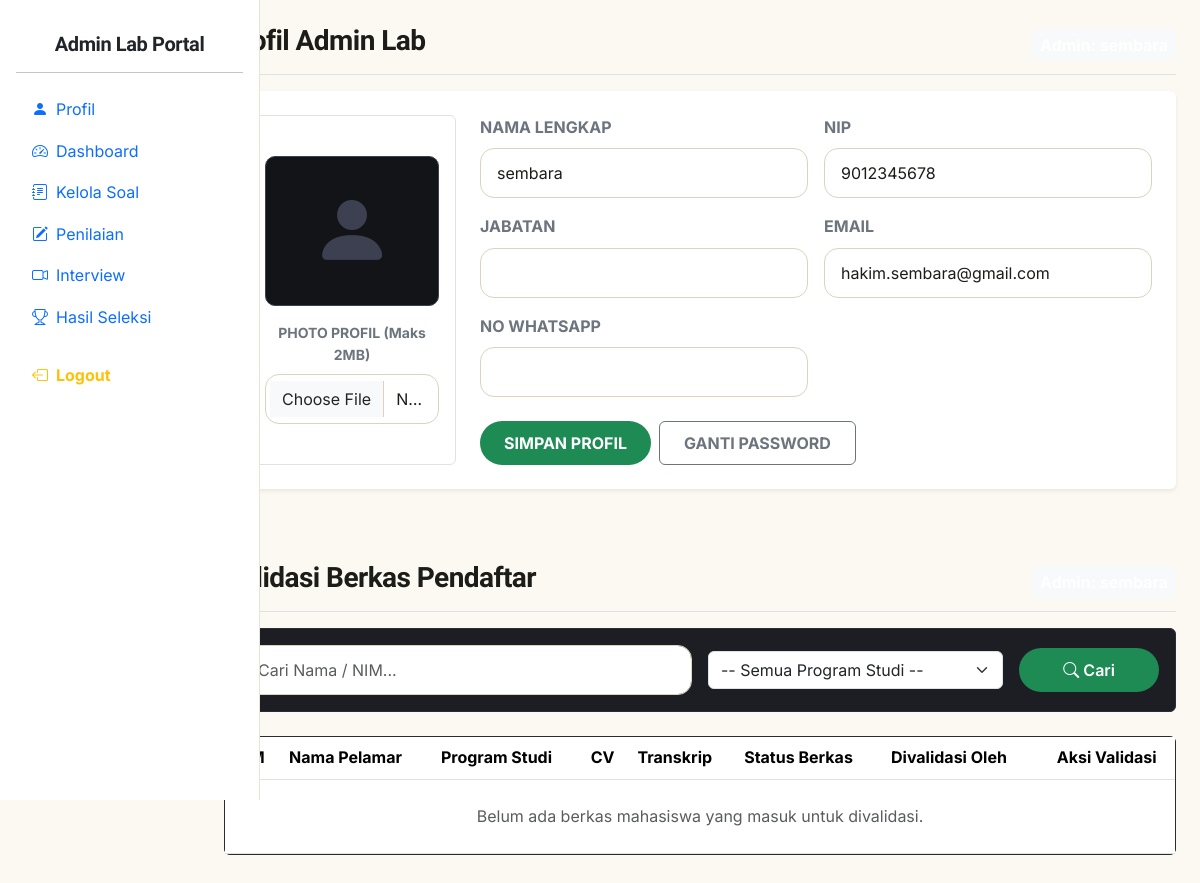
The page /dashboard_admin_lab.php (signed in) on the database its author committed.
### tables this page shows
CREATE TABLE `admin_lab` (
  `id_admin_lab` int(11) NOT NULL AUTO_INCREMENT,
  `id_user` int(11) NOT NULL,
  `nama_admin` varchar(100) NOT NULL,
  `nip` varchar(30) DEFAULT NULL,
  `jabatan` varchar(50) DEFAULT NULL,
  `email` varchar(100) DEFAULT NULL,
  `no_whatsapp` varchar(20) DEFAULT NULL,
  `foto_profil` varchar(255) DEFAULT NULL,
  PRIMARY KEY (`id_admin_lab`),
  UNIQUE KEY `nip` (`nip`),
  KEY `id_user` (`id_user`),
  CONSTRAINT `admin_lab_ibfk_1` FOREIGN KEY (`id_user`) REFERENCES `akun` (`id_user`) ON DELETE CASCADE ON UPDATE CASCADE
);

### dashboard_admin_lab.php (the view, shortened to what this page needs)
<?php
require_once __DIR__ . '/kirim_notifikasi.php';
$id_user_session = (int)$_SESSION['Admin Lab']['id_user'];
$username_admin  = $_SESSION['Admin Lab']['username'];
$q_admin_lab = mysqli_query($koneksi, "SELECT * FROM admin_lab WHERE id_user = $id_user_session LIMIT 1");
$d_admin_lab = mysqli_fetch_assoc($q_admin_lab);
$nama_admin = $d_admin_lab['nama_admin'] ?? $username_admin;
$nip_admin = $d_admin_lab['nip'] ?? '';
$jabatan_admin = $d_admin_lab['jabatan'] ?? '';
$email_admin = $d_admin_lab['email'] ?? '';
$wa_admin = $d_admin_lab['no_whatsapp'] ?? '';
$foto_admin = $d_admin_lab['foto_profil'] ?? '';
$active_tab = isset($_GET['tab']) ? $_GET['tab'] : 'dashboard';
$search_query = "";
$where_clause = "";
$query_tampil = "SELECT p.id_berkas, p.nim, p.cv, p.transkrip_nilai, p.status_validasi, m.nama_mahasiswa, m.jurusan, a.nama_admin as nama_admin_lab
                 FROM pemberkasan p
                 INNER JOIN mahasiswa m ON p.nim = m.nim
                 LEFT JOIN admin_lab a ON p.id_admin_lab = a.id_admin_lab
                 $where_clause
                 ORDER BY p.id_berkas DESC";
$hasil_tampil = mysqli_query($koneksi, $query_tampil);
?>
<!DOCTYPE html>
<html lang="id">
<head>
    <link href="https://cdn.jsdelivr.net/npm/bootstrap@5.3.2/dist/css/bootstrap.min.css" rel="stylesheet">
    <link rel="stylesheet" href="https://cdn.jsdelivr.net/npm/bootstrap-icons@1.11.2/font/bootstrap-icons.min.css">
    <link rel="stylesheet" href="assets/css/saslab-design.css">
</head>
<body>
<div class="container-fluid">
    <div class="row">
<nav id="sidebarMenu" class="col-md-3 col-lg-2 d-md-block sidebar collapse p-3">
    <div class="text-center my-3">
        <h5 class="fw-bold text-dark">Admin Lab Portal</h5>
        <hr>
    </div>
    <ul class="nav flex-column">
        <li class="nav-item">
            <a class="nav-link <?= $active_tab === 'profil' ? 'active' : '' ?>" href="#" onclick="switchTab('profil')"><i class="bi bi-person-fill me-2"></i>Profil</a>
        </li>
        <li class="nav-item">
            <a class="nav-link <?= $active_tab === 'dashboard' ? 'active' : '' ?>" href="#" onclick="switchTab('dashboard')"><i class="bi bi-speedometer2 me-2"></i>Dashboard</a>
        </li>
        <li class="nav-item">
            <a class="nav-link" href="kelola_soal.php"><i class="bi bi-journal-text me-2"></i>Kelola Soal</a>
        </li>
        <li class="nav-item">
            <a class="nav-link" href="penilaian_ujian.php"><i class="bi bi-pencil-square me-2"></i>Penilaian</a>
        </li>
        <li class="nav-item">
            <a class="nav-link" href="jadwal_interview.php"><i class="bi bi-camera-video me-2"></i>Interview</a>
        </li>
        <li class="nav-item">
            <a class="nav-link" href="keputusan_seleksi.php"><i class="bi bi-trophy me-2"></i>Hasil Seleksi</a>
        </li>
        <li class="nav-item mt-3">
            <a class="nav-link text-warning fw-bold" href="logout.php?role=Admin%20Lab" onclick="return confirm('Apakah Anda yakin ingin keluar?')">
                <i class="bi bi-box-arrow-left me-2"></i>Logout
            </a>
        </li>
    </ul>
</nav>
        <main class="col-md-9 ms-sm-auto col-lg-10 px-md-4">
            <div class="tab-panel <?= $active_tab === 'profil' ? 'active' : '' ?>" id="tab-profil">
                <div class="d-flex justify-content-between align-items-center pt-4 pb-2 mb-3 border-bottom">
                    <h2 class="h3 fw-bold">Profil Admin Lab</h2>
                    <span class="badge bg-light p-2 fs-6">Admin: <?= htmlspecialchars($nama_admin); ?></span>
                </div>
                <div class="card border-0 shadow-sm mb-5">
                    <div class="card-body p-4">
                        <form method="POST" action="" enctype="multipart/form-data">
                            <div class="row g-4">
                                <div class="col-md-3">
                                    <div class="border rounded p-3 text-center h-100 d-flex flex-column justify-content-center" style="">
                                        <?php if (!empty($foto_admin)): ?>
                                            <img src="uploads/profil/<?= htmlspecialchars($foto_admin) ?>" alt="Foto" class="img-fluid rounded mb-3" style="max-height:200px; object-fit:cover;">
                                        <?php else: ?>
                                            <div class="mb-3 d-flex align-items-center justify-content-center text-secondary" style="height:150px; background:#131418; border-radius:10px; border: 1px solid #3d4050;">
                                                <i class="bi bi-person-fill" style="font-size:5rem; color: #3d4050;"></i>
                                            </div>
                                        <?php endif; ?>
                                        <label class="form-label fw-bold text-secondary small">PHOTO PROFIL (Maks 2MB)</label>
                                        <input type="file" name="foto_profil" class="form-control sas-input focus-lab form-control sas-input focus-lab-sm" accept="image/*">
                                    </div>
                                </div>
                                <div class="col-md-9">
                                    <div class="row g-3">
                                        <div class="col-md-6">
                                            <label class="form-label fw-bold text-secondary">NAMA LENGKAP</label>
                                            <input type="text" name="nama_admin" class="form-control sas-input focus-lab" value="<?= htmlspecialchars($nama_admin); ?>" readonly>
                                        </div>
                                        <div class="col-md-6">
                                            <label class="form-label fw-bold text-secondary">NIP</label>
                                            <input type="text" name="nip" class="form-control sas-input focus-lab" value="<?= htmlspecialchars($nip_admin); ?>" readonly>
                                        </div>
                                        <div class="col-md-6">
                                            <label class="form-label fw-bold text-secondary">JABATAN</label>
                                            <input type="text" name="jabatan" class="form-control sas-input focus-lab" value="<?= htmlspecialchars($jabatan_admin); ?>" readonly>
                                        </div>
                                        <div class="col-md-6">
                                            <label class="form-label fw-bold text-secondary">EMAIL</label>
                                            <input type="email" name="email" class="form-control sas-input focus-lab" value="<?= htmlspecialchars($email_admin); ?>">
                                        </div>
                                        <div class="col-md-6">
                                            <label class="form-label fw-bold text-secondary">NO WHATSAPP</label>
                                            <input type="text" name="no_whatsapp" class="form-control sas-input focus-lab" value="<?= htmlspecialchars($wa_admin); ?>">
                                        </div>
                                    </div>
                                    <div class="d-flex gap-2 mt-4">
                                        <button type="submit" name="simpan_profil_admin" class="btn btn-sas btn-sas-lab fw-bold px-4">SIMPAN PROFIL</button>
                                        <button type="button" class="btn btn-outline-secondary fw-bold px-4" data-bs-toggle="modal" data-bs-target="#modalGantiPasswordDiri">GANTI PASSWORD</button>
                                    </div>
                                </div>
                            </div>
                        </form>
                    </div>
                </div>
            </div>
            <div class="tab-panel <?= $active_tab === 'dashboard' ? 'active' : '' ?>" id="tab-dashboard">
                <div class="d-flex justify-content-between align-items-center pt-4 pb-2 mb-3 border-bottom">
                    <h2 class="h3 fw-bold text-slate-800">Validasi Berkas Pendaftar</h2>
                    <span class="badge bg-light p-2 fs-6">Admin: <?= htmlspecialchars($nama_admin); ?></span>
                </div>
                <div class="card border-0 mb-4" style="background-color:#1d1e24; border:1px solid #2a2d35 !important;">
                    <div class="card-body">
                        <form method="GET" action="" class="row g-3 align-items-center">
                            <div class="col-md-6">
                                <input type="text" name="search" class="form-control sas-input focus-lab" placeholder="Cari Nama / NIM..." value="<?= htmlspecialchars($search_query) ?>">
                            </div>
                            <div class="col-md-4">
                                <select name="filter_jurusan" class="form-select">
                                    <option value="">-- Semua Program Studi --</option>
                                </select>
                            </div>
                            <div class="col-md-2">
                                <button type="submit" class="btn btn-sas btn-sas-lab w-100"><i class="bi bi-search"></i> Cari</button>
                            </div>
                        </form>
                    </div>
                </div>
                <div class="card border-0 mb-5" style="background-color:#1d1e24; border:1px solid #2a2d35 !important;">
                    <div class="card-body p-0">
                        <div class="table-responsive">
                            <table class="table table-hover align-middle mb-0">
                                <thead style="background-color:#252730;">
                                    <tr>
                                        <th>NIM</th>
                                        <th>Nama Pelamar</th>
                                        <th>Program Studi</th>
                                        <th>CV</th>
                                        <th>Transkrip</th>
                                        <th>Status Berkas</th>
                                        <th>Divalidasi Oleh</th>
                                        <th class="text-center">Aksi Validasi</th>
                                    </tr>
                                </thead>
                                <tbody>
                                    <?php if ($hasil_tampil && mysqli_num_rows($hasil_tampil) > 0): ?>
                                        <?php while($row = mysqli_fetch_assoc($hasil_tampil)): ?>
                                            <tr>
                                                <td class="fw-bold" style="color:#e2e8f0 !important;"><?= htmlspecialchars($row['nim']); ?></td>
                                                <td style="color:#e2e8f0 !important;"><?= htmlspecialchars($row['nama_mahasiswa']); ?></td>
                                                <td style="color:#e2e8f0 !important;"><?= htmlspecialchars($row['jurusan'] ?? '-'); ?></td>
                                                <td>
                                                    <a href="uploads/<?= htmlspecialchars($row['cv']); ?>" target="_blank" class="btn btn-sm btn-outline-danger">
                                                        <i class="bi bi-file-pdf me-1"></i>Lihat CV
                                                    </a>
                                                </td>
                                                <td>
                                                    <a href="uploads/<?= htmlspecialchars($row['transkrip_nilai']); ?>" target="_blank" class="btn btn-sm btn-outline-danger">
                                                        <i class="bi bi-file-pdf me-1"></i>Lihat Transkrip
                                                    </a>
                                                </td>
                                                <td>
                                                    <?php
                                                        if ($row['status_validasi'] === 'Pending') {
                                                            $badge_class = 'bg-warning';
                                                        } elseif ($row['status_validasi'] === 'Valid') {
                                                            $badge_class = 'bg-success';
                                                        } else {
                                                            $badge_class = 'bg-danger';
                                                        }
                                                    ?>
                                                    <span class="badge <?= $badge_class; ?> px-2 py-1"><?= htmlspecialchars($row['status_validasi']); ?></span>
                                                </td>
                                                <td class="text-muted small">
                                                    <?= $row['status_validasi'] !== 'Pending' ? htmlspecialchars($row['nama_admin_lab'] ?? 'Admin') : '-'; ?>
                                                </td>
                                                <td class="text-center">
                                                    <form method="POST" action="" class="d-inline-flex gap-1">
    <?= csrf_field(); ?>
                                                        <input type="hidden" name="id_berkas" value="<?= $row['id_berkas']; ?>">
                                                        <button type="submit" name="aksi_validasi" value="Valid" class="btn btn-success btn-sm" onclick="return confirm('Tandai berkas mahasiswa ini sebagai VALID?')">
                                                            <i class="bi bi-check-circle"></i> Valid
                                                        </button>
                                                        <button type="submit" name="aksi_validasi" value="Tidak Valid" class="btn btn-danger btn-sm" onclick="return confirm('Tolak berkas mahasiswa ini (TIDAK VALID)?')">
                                                            <i class="bi bi-x-circle"></i> Tolak
                                                        </button>
                                                    </form>
                                                </td>
                                            </tr>
                                        <?php endwhile; ?>
                                    <?php else: ?>
                                        <tr>
                                            <td colspan="8" class="text-center text-muted py-4">Belum ada berkas mahasiswa yang masuk untuk divalidasi.</td>
                                        </tr>
                                    <?php endif; ?>
                                </tbody>
                            </table>
                        </div>
                    </div>
                </div>
            </div>
        </main>
    </div>
</div>
</body>
</html>

### rows shown on the page
admin_lab: nama_admin "sembara", nip "9012345678", email "hakim.sembara@gmail.com"
